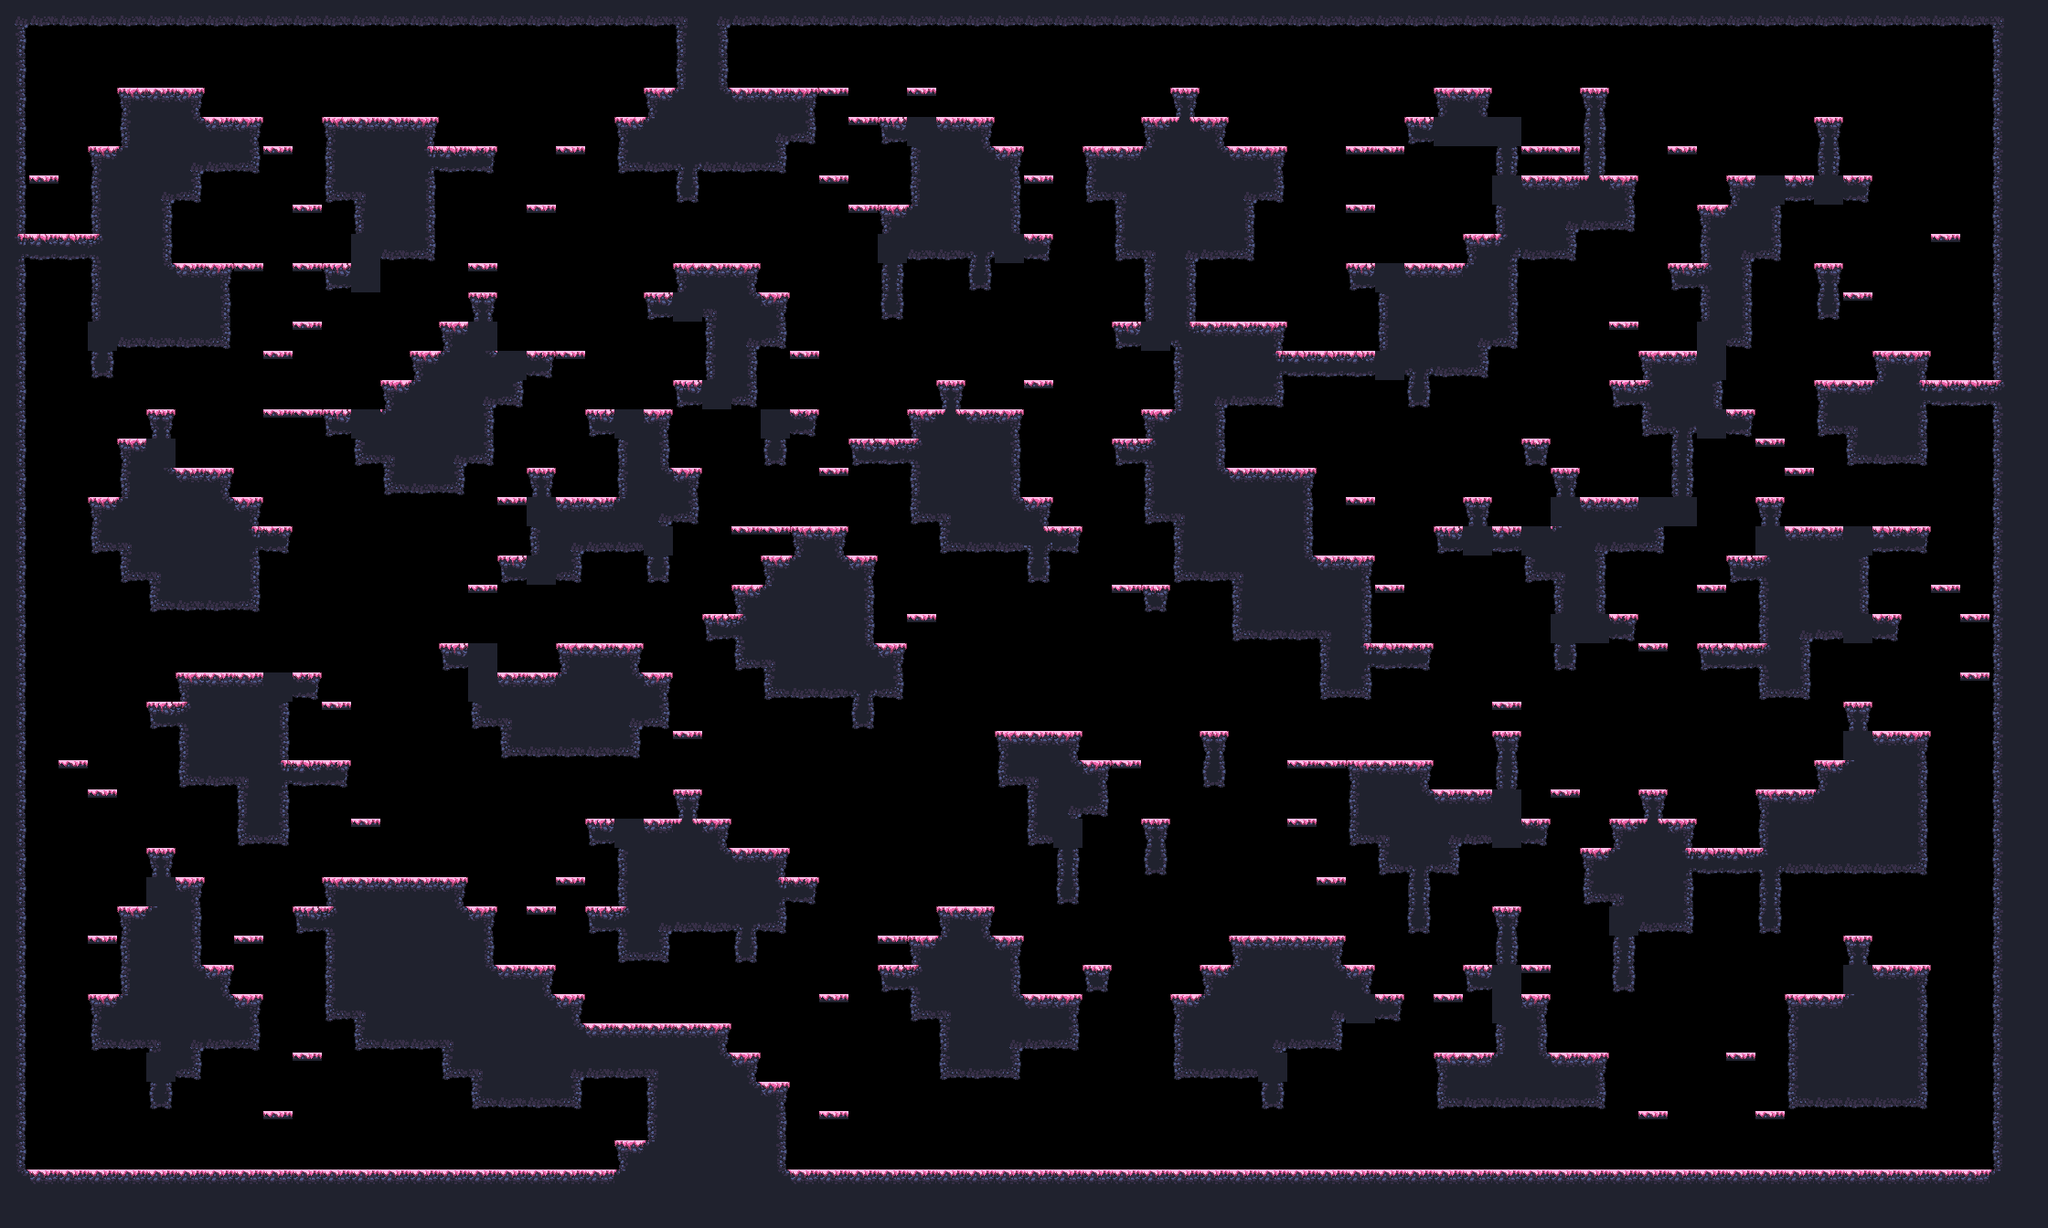

Below is a game level as drawn by its tile map, then a one-line description and the .tmx that defines it (tile-layer data replaced by summaries):
An orthogonal 70x42 tile map with 32x32 px tiles, 1 tile layer (main) and 17 objects (9x spawn, spawnPlayer0, spawnCrown0, spawnPlayer1, spawnCrown1, ...).

<map compressionlevel="0" height="42" infinite="0" nextlayerid="3" nextobjectid="4" orientation="orthogonal" renderorder="right-down" tiledversion="1.3.2" tileheight="32" tilewidth="32" version="1.2" width="70">
 <tileset firstgid="1" source="forest_spring_tile_set.tsx" />
 <layer height="42" id="1" name="main" width="70">
  <data>[2940 cells, 1282 non-empty, 29 distinct tile ids]</data>
 </layer>
 <objectgroup id="2" name="objects"><object id="1" name="spawnPlayer0" x="256" y="80.0" /><object id="2" name="spawnCrown0" x="288" y="80.0" /><object id="3" name="spawnPlayer1" x="1984" y="80.0" /><object id="4" name="spawnCrown1" x="2048" y="144.0" /><object id="5" name="spawnPlayer2" x="96" y="1232.0" /><object id="6" name="spawnCrown2" x="64" y="1232.0" /><object id="7" name="spawnPlayer3" x="1888" y="1232.0" /><object id="8" name="spawnCrown3" x="2112" y="1008.0" /><object id="9" name="spawn" x="96" y="1232.0" /><object id="10" name="spawn" x="352" y="80.0" /><object id="11" name="spawn" x="1280" y="1232.0" /><object id="12" name="spawn" x="512" y="272.0" /><object id="13" name="spawn" x="1376" y="112.0" /><object id="14" name="spawn" x="1216" y="112.0" /><object id="15" name="spawn" x="448" y="1232.0" /><object id="16" name="spawn" x="1408" y="976.0" /><object id="17" name="spawn" x="1600" y="816.0" /></objectgroup></map>
